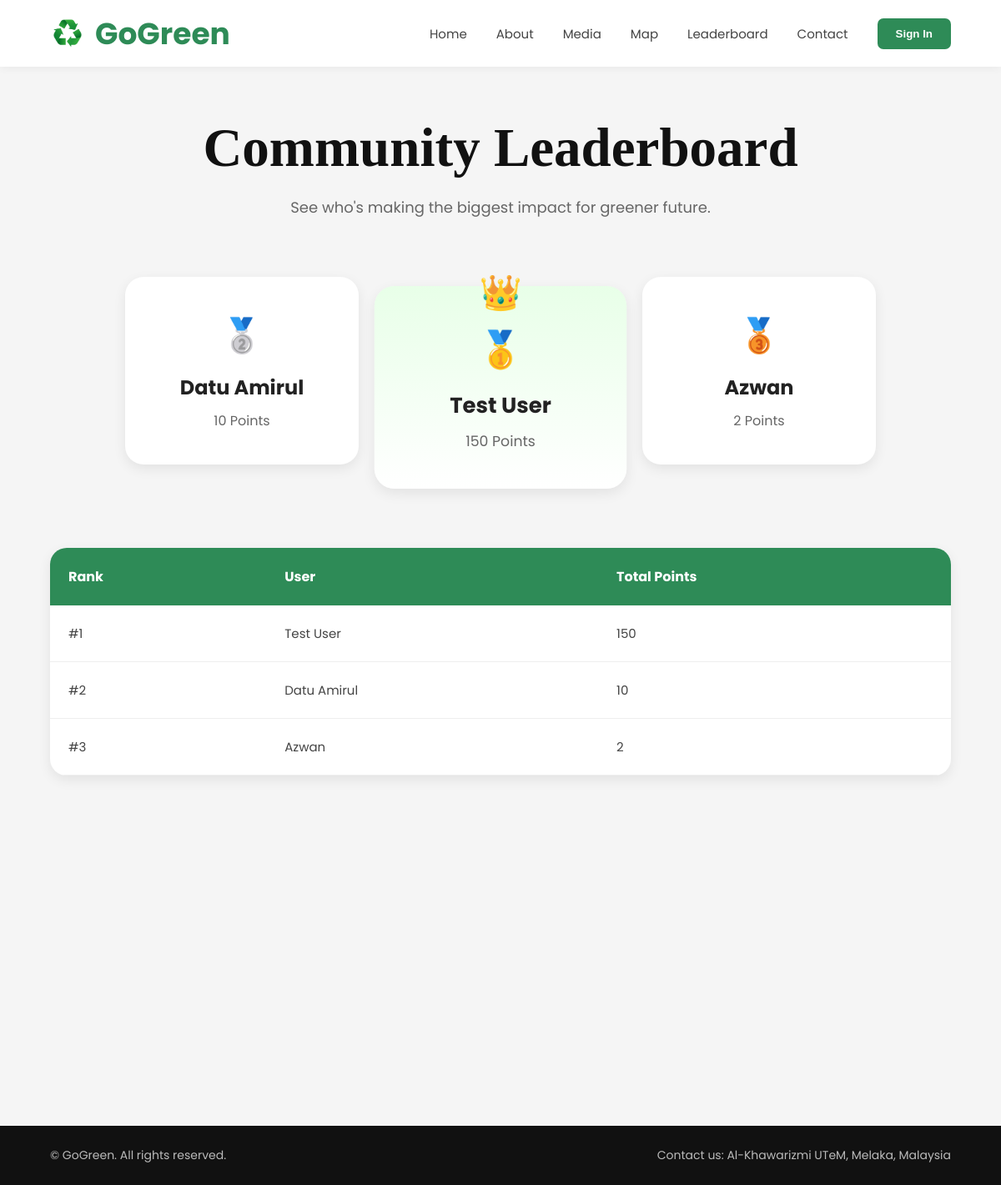
Before: /Public/leaderboard.php with the older database file.
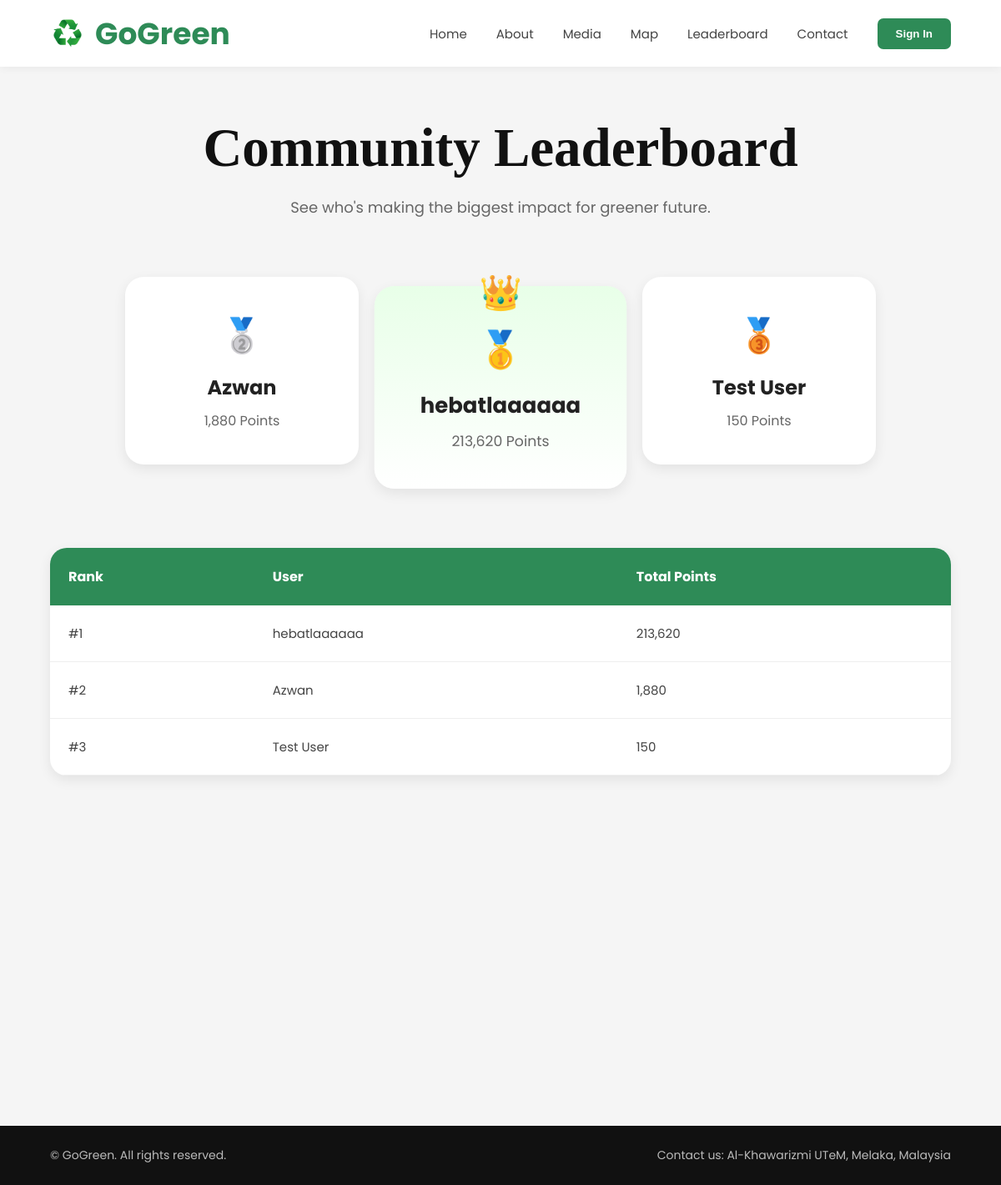
After: the same page with the newer database file.
### tables this page shows
CREATE TABLE `users` (
  `id` int(11) NOT NULL,
  `fullname` varchar(100) NOT NULL,
  `username` varchar(50) NOT NULL,
  `email` varchar(100) NOT NULL,
  `matric_id` varchar(20) DEFAULT NULL,
  `phone` varchar(20) DEFAULT NULL,
  `password` varchar(255) NOT NULL,
  `role` enum('admin','worker','user') DEFAULT 'user',
  `faculty` varchar(100) DEFAULT NULL,
  `profile_image` varchar(255) DEFAULT 'default.png',
  `points` int(11) DEFAULT 0,
  `address` text DEFAULT NULL,
  `email_verified` tinyint(1) DEFAULT 0,
  `otp_code` varchar(10) DEFAULT NULL,
  `otp_expiry` datetime DEFAULT NULL,
  `status` enum('active','inactive','banned') DEFAULT 'active',
  `created_at` timestamp NOT NULL DEFAULT current_timestamp()
);

### Public/leaderboard.php (the view, shortened to what this page needs)
<?php
include "../config/database.php";
$leaderboard = mysqli_query(
    $conn,
    "SELECT *
    FROM users
    WHERE role = 'user'
    ORDER BY points DESC
    LIMIT 10"
);
$topUsers = [];
while($row = mysqli_fetch_assoc($leaderboard)){
    $topUsers[] = $row;
}
?>
<!DOCTYPE html>
<html lang="en">
<head>
  <link rel="stylesheet" href="assets/css/leaderboard.css">
</head>
<body>
<header>
    <div class="logo">
      <img src="image/recycle_imag.png" alt="GoGreen Logo">
      GoGreen
    </div>
    <nav id="navMenu">
      <a href="index.php">Home</a>
      <a href="about.php">About</a>
      <a href="media.php">Media</a>
      <a href="map.php">Map</a>
      <a href="leaderboard.php">Leaderboard</a>
      <a href="contactus.php">Contact</a>
      <button  class="sign-btn" onclick="window.location.href='login.php'">
        Sign In
      </button>
    </nav>
  </header>
  <section class="leaderboard-hero">
    <h1>Community Leaderboard</h1>
    <p>See who's making the biggest impact for greener future.</p>
  </section>
  <section class="top-users">
    <?php if(isset($topUsers[1])){ ?>
    <div class="top-card second">
        <div class="rank">🥈</div>
        <h3><?php echo $topUsers[1]['fullname']; ?></h3>
        <p><?php echo number_format($topUsers[1]['points']); ?> Points</p>
    </div>
    <?php } ?>
    <?php if(isset($topUsers[0])){ ?>
    <div class="top-card first">
        <div class="crown">👑</div>
        <div class="rank">🥇</div>
        <h3><?php echo $topUsers[0]['fullname']; ?></h3>
        <p><?php echo number_format($topUsers[0]['points']); ?> Points</p>
    </div>
    <?php } ?>
    <?php if(isset($topUsers[2])){ ?>
    <div class="top-card third">
        <div class="rank">🥉</div>
        <h3><?php echo $topUsers[2]['fullname']; ?></h3>
        <p><?php echo number_format($topUsers[2]['points']); ?> Points</p>
    </div>
    <?php } ?>
</section>
  <section class="leaderboard-table-section">
    <div class="table-container">
      <table>
        <thead>
          <tr>
            <th>Rank</th>
            <th>User</th>
            <th>Total Points</th>
          </tr>
        </thead>
        <tbody>
          <?php
$rank = 1;
foreach($topUsers as $user){
?>
<tr>
    <td>
        #<?php echo $rank; ?>
    </td>
    <td>
        <?php echo $user['fullname']; ?>
    </td>
    <td>
        <?php echo number_format($user['points']); ?>
    </td>
</tr>
<?php
$rank++;
}
?>
        </tbody>
      </table>
    </div>
  </section>
  <footer>
      <p class="left-footer">
    © GoGreen. All rights reserved.
  </p>
  <p class="right-footer">
    Contact us: Al-Khawarizmi UTeM, Melaka, Malaysia
  </p>
  </footer>
</body>
</html>

Changed rows visible on the page:
removed users: fullname "Datu Amirul", points "10"
changed users "Azwan": points "2" → "1,880"; moves up the list
added users: fullname "hebatlaaaaaa", points "213,620"
Other visible differences:
$topUsers[1]['fullname']: "Datu Amirul" → "Azwan"
$topUsers[1]['points']: "10" → "1,880"
$topUsers[2]['fullname']: "Azwan" → "Test User"
$topUsers[2]['points']: "2" → "150"
$topUsers[0]['fullname']: "Test User" → "hebatlaaaaaa"
$topUsers[0]['points']: "150" → "213,620"
